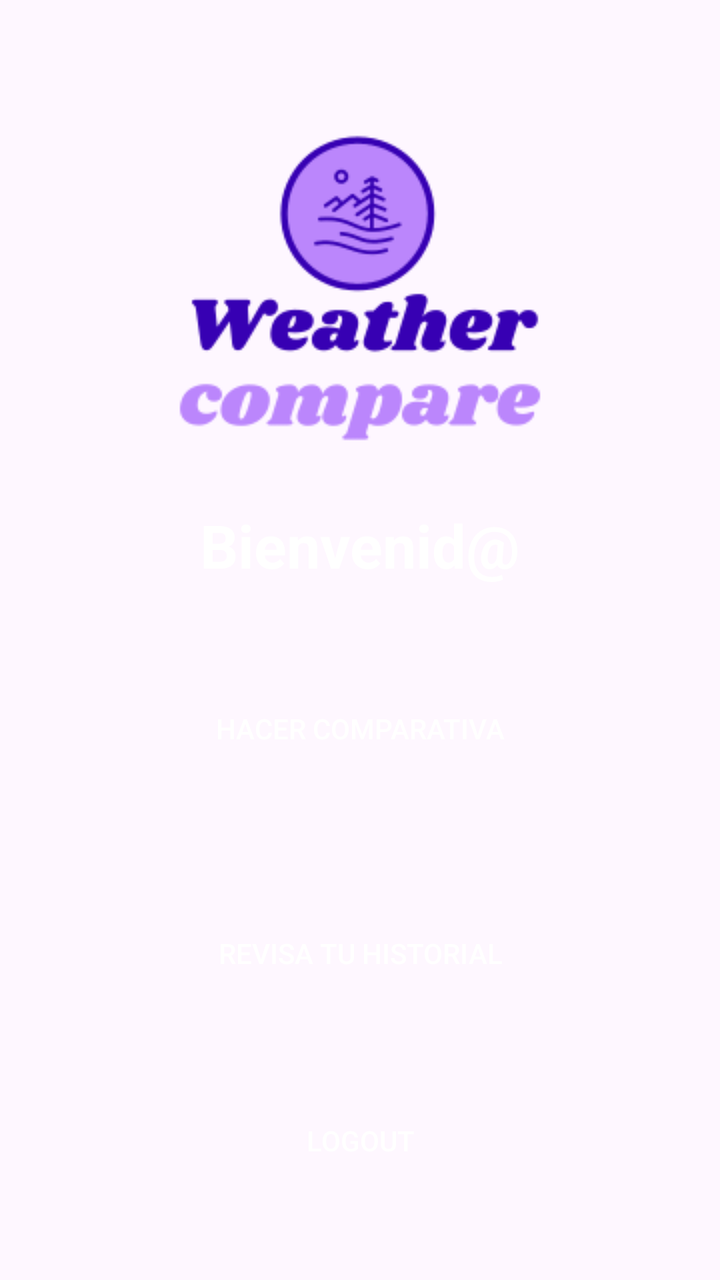
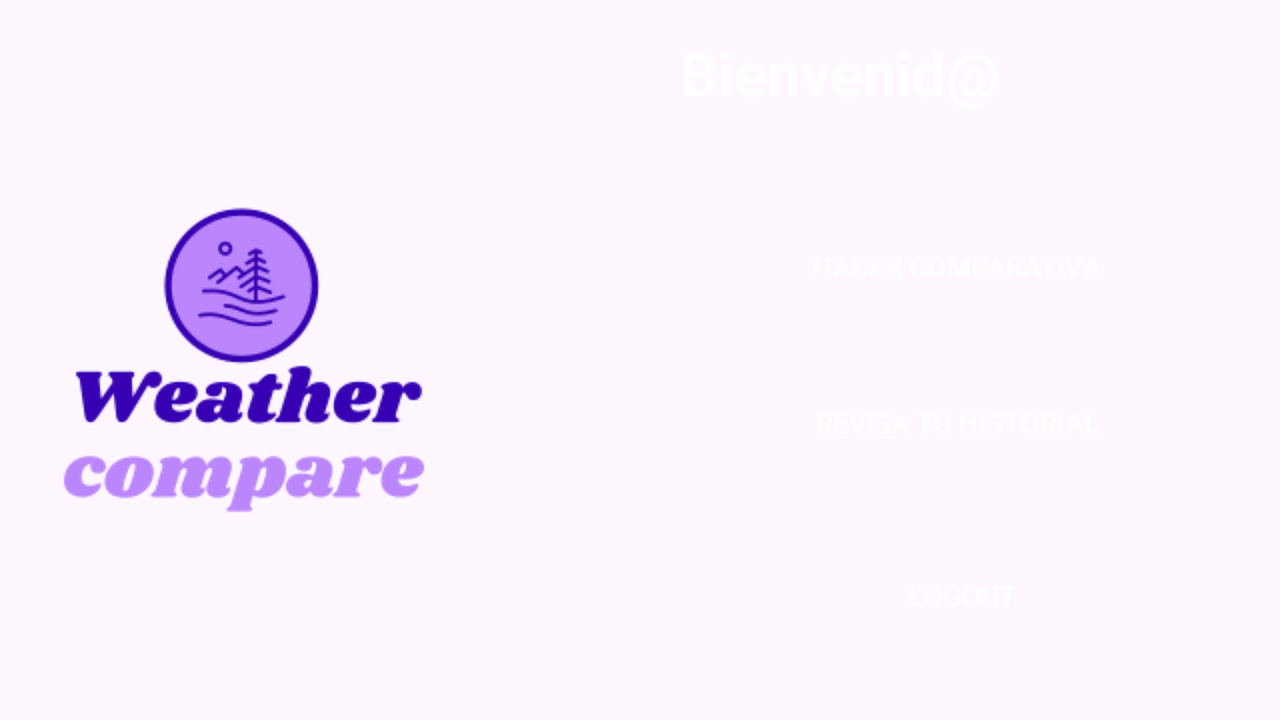

One screen, two layout resources from the same app: the default and the author's alternative for another configuration. Each is rendered where Android would select it; the XML of both is given below.
<!-- AndroidManifest.xml: application theme Theme.Comparador_de_tiempo_Proyecto_MAMR_202526 -->
<!-- res/layout/activity_usuario.xml -->
<?xml version="1.0" encoding="utf-8"?>
<androidx.constraintlayout.widget.ConstraintLayout xmlns:android="http://schemas.android.com/apk/res/android"
    xmlns:app="http://schemas.android.com/apk/res-auto"
    xmlns:tools="http://schemas.android.com/tools"
    android:layout_width="match_parent"
    android:layout_height="match_parent"
    android:background="@drawable/background_gradient"
    tools:context=".UsuarioActivity">

    <ImageView
        android:id="@+id/logo"
        android:layout_width="wrap_content"
        android:layout_height="wrap_content"
        app:layout_constraintBottom_toBottomOf="parent"
        app:layout_constraintEnd_toEndOf="parent"
        app:layout_constraintStart_toStartOf="parent"
        app:layout_constraintTop_toTopOf="parent"
        app:layout_constraintVertical_bias="0.100000024"
        app:srcCompat="@drawable/logo" />

    <Button
        android:id="@+id/button_conparacion"
        android:layout_width="0dp"
        android:layout_height="wrap_content"
        android:layout_marginStart="50dp"
        android:layout_marginEnd="50dp"
        android:background="@drawable/button_design"
        android:text="@string/button_comparativa"
        android:textColor="@color/colorWhite"
        app:layout_constraintBottom_toTopOf="@+id/button_historial"
        app:layout_constraintEnd_toEndOf="parent"
        app:layout_constraintStart_toStartOf="parent"
        app:layout_constraintTop_toBottomOf="@+id/logo"
        app:layout_constraintVertical_bias="0.6" />

    <Button
        android:id="@+id/button_historial"
        android:layout_width="0dp"
        android:layout_height="wrap_content"
        android:layout_marginStart="50dp"
        android:layout_marginEnd="50dp"
        android:background="@drawable/button_design"
        android:text="@string/button_historial"
        android:textColor="@color/colorWhite"
        app:layout_constraintBottom_toBottomOf="parent"
        app:layout_constraintEnd_toEndOf="parent"
        app:layout_constraintStart_toStartOf="parent"
        app:layout_constraintTop_toBottomOf="@+id/logo"
        app:layout_constraintVertical_bias="0.6" />

    <TextView
        android:id="@+id/Bienvenida"
        android:layout_width="wrap_content"
        android:layout_height="wrap_content"
        android:text="@string/TextBienvenida"
        android:textAlignment="center"
        android:textColor="@color/colorWhite"
        android:textSize="30dp"
        android:textStyle="bold"
        app:layout_constraintBottom_toTopOf="@+id/button_conparacion"
        app:layout_constraintEnd_toEndOf="parent"
        app:layout_constraintStart_toStartOf="parent"
        app:layout_constraintTop_toBottomOf="@+id/logo"
        app:layout_constraintVertical_bias="0.14999998" />

    <Button
        android:id="@+id/button_logout"
        android:layout_width="0dp"
        android:layout_height="wrap_content"
        android:layout_marginStart="100dp"
        android:layout_marginEnd="100dp"
        android:background="@drawable/button_design"
        android:text="@string/button_logout"
        android:textColor="@color/colorWhite"
        app:layout_constraintBottom_toBottomOf="parent"
        app:layout_constraintEnd_toEndOf="parent"
        app:layout_constraintStart_toStartOf="parent"
        app:layout_constraintTop_toBottomOf="@+id/button_historial" />

</androidx.constraintlayout.widget.ConstraintLayout>
<!-- resources referenced by this layout -->
<resources>
  <color name="colorWhite">#ffffff</color>
  <!-- drawable logo: png bitmap (drawable, 12163 bytes) -->
  <string name="TextBienvenida">Bienvenid@</string>
  <string name="button_comparativa">Hacer comparativa</string>
  <string name="button_historial">Revisa tu historial</string>
  <string name="button_logout">Logout</string>
  <style name="Theme.Comparador_de_tiempo_Proyecto_MAMR_202526" parent="Base.Theme.Comparador_de_tiempo_Proyecto_MAMR_202526" />
  <style name="Base.Theme.Comparador_de_tiempo_Proyecto_MAMR_202526" parent="Theme.Material3.DayNight.NoActionBar">
          
          
      </style>
</resources>
<!-- res/layout-land/activity_usuario.xml (the author's variant of the layout above) -->
<!-- drawn on the phone turned sideways -->
<?xml version="1.0" encoding="utf-8"?>
<androidx.constraintlayout.widget.ConstraintLayout xmlns:android="http://schemas.android.com/apk/res/android"
    xmlns:app="http://schemas.android.com/apk/res-auto"
    xmlns:tools="http://schemas.android.com/tools"
    android:layout_width="match_parent"
    android:layout_height="match_parent"
    android:background="@drawable/background_gradient"
    tools:context=".UsuarioActivity">

    <ImageView
        android:id="@+id/logo"
        android:layout_width="wrap_content"
        android:layout_height="wrap_content"
        app:layout_constraintBottom_toBottomOf="parent"
        app:layout_constraintEnd_toEndOf="parent"
        app:layout_constraintHorizontal_bias="0.05"
        app:layout_constraintStart_toStartOf="parent"
        app:layout_constraintTop_toTopOf="parent"
        app:srcCompat="@drawable/logo" />

    <Button
        android:id="@+id/button_conparacion"
        android:layout_width="0dp"
        android:layout_height="wrap_content"
        android:layout_marginStart="145dp"
        android:layout_marginEnd="50dp"
        android:background="@drawable/button_design"
        android:text="@string/button_comparativa"
        android:textColor="@color/colorWhite"
        app:layout_constraintBottom_toBottomOf="parent"
        app:layout_constraintEnd_toEndOf="parent"
        app:layout_constraintStart_toEndOf="@+id/logo"
        app:layout_constraintTop_toTopOf="parent"
        app:layout_constraintVertical_bias="0.35000002" />

    <Button
        android:id="@+id/button_historial"
        android:layout_width="0dp"
        android:layout_height="wrap_content"
        android:layout_marginStart="145dp"
        android:layout_marginEnd="50dp"
        android:background="@drawable/button_design"
        android:text="@string/button_historial"
        android:textColor="@color/colorWhite"
        app:layout_constraintBottom_toBottomOf="parent"
        app:layout_constraintEnd_toEndOf="parent"
        app:layout_constraintHorizontal_bias="0.0"
        app:layout_constraintStart_toEndOf="@+id/logo"
        app:layout_constraintTop_toTopOf="parent"
        app:layout_constraintVertical_bias="0.6" />

    <Button
        android:id="@+id/button_logout"
        android:layout_width="0dp"
        android:layout_height="48dp"
        android:layout_marginStart="200dp"
        android:layout_marginEnd="100dp"
        android:background="@drawable/button_design"
        android:text="@string/button_logout"
        android:textColor="@color/colorWhite"
        app:layout_constraintBottom_toBottomOf="parent"
        app:layout_constraintEnd_toEndOf="parent"
        app:layout_constraintStart_toEndOf="@+id/logo"
        app:layout_constraintTop_toBottomOf="@+id/button_historial" />

    <TextView
        android:id="@+id/Bienvenida"
        android:layout_width="wrap_content"
        android:layout_height="wrap_content"
        android:layout_marginStart="200dp"
        android:text="@string/TextBienvenida"
        android:textAlignment="center"
        android:textColor="@color/colorWhite"
        android:textSize="30dp"
        android:textStyle="bold"
        app:layout_constraintBottom_toBottomOf="parent"
        app:layout_constraintEnd_toEndOf="parent"
        app:layout_constraintStart_toStartOf="parent"
        app:layout_constraintTop_toTopOf="parent"
        app:layout_constraintVertical_bias="0.050000012" />

</androidx.constraintlayout.widget.ConstraintLayout>
